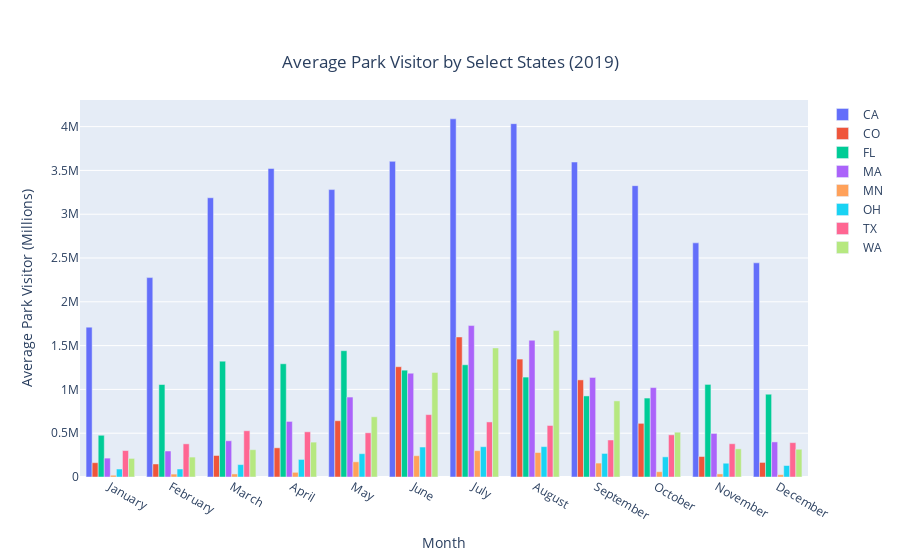

Source (notebook cell):
### Code cell
# Make a Bar Chart of Monthly Visitors to parks in each state
df = monthly_visitors

fig = go.Figure(data=[
    go.Bar(name='CA', x=df['Month'], y=get_visitors('CA')),
    go.Bar(name='CO', x=df['Month'], y=get_visitors('CO')),
    go.Bar(name='FL', x=df['Month'], y=get_visitors('FL')),
    go.Bar(name='MA', x=df['Month'], y=get_visitors('MA')),
    go.Bar(name='MN', x=df['Month'], y=get_visitors('MN')),
    go.Bar(name='OH', x=df['Month'], y=get_visitors('OH')),
    go.Bar(name='TX', x=df['Month'], y=get_visitors('TX')),
    go.Bar(name='WA', x=df['Month'], y=get_visitors('WA'))
])
x_title = "Month"
y_title = "Average Park Visitor (Millions)"
fig.update_xaxes(title_text=x_title)
fig.update_yaxes(title_text=y_title)

fig.update_layout(
    title={
        'text': "Average Park Visitor by Select States (2019)",
        'y':0.9,
        'x':0.5,
        'xanchor': 'center',
        'yanchor': 'top'})
# Change the bar mode           
fig.update_layout(barmode='group')
fig.show()

### Figure 1 — Plotly figure (JSON) as saved in the notebook; plotly's stock layout.template omitted (floating-point values rounded to 4 significant figures)
{"data": [{"name": "CA", "type": "bar", "x": ["January", "February", "March", "April", "May", "June", "July", "August", "September", "October", "November", "December", "January", "February", "March", "April", "May", "June", "July", "August", "September", "October", "November", "December", "January", "February", "March", "April", "May", "June", "July", "August", "September", "October", "November", "December", "January", "February", "March", "April", "May", "June", "July", "August", "September", "October", "November", "December", "January", "February", "March", "April", "May", "June", "July", "August", "September", "October", "November", "December", "January", "February", "March", "April", "May", "June", "July", "August", "September", "October", "November", "December", "January", "February", "March", "April", "May", "June", "July", "August", "September", "October", "November", "December", "January", "February", "March", "April", "May", "June", "July", "August", "September", "October", "November", "December", "January", "February", "March", "April", "May", "June", "July", "August", "September", "October", "November", "December"], "y": [1710816, 2276380, 3187756, 3521471, 3281055, 3603317, 4088597, 4033697, 3595827, 3325823, 2672808, 2444962]}, {"name": "CO", "type": "bar", "x": ["January", "February", "March", "April", "May", "June", "July", "August", "September", "October", "November", "December", "January", "February", "March", "April", "May", "June", "July", "August", "September", "October", "November", "December", "January", "February", "March", "April", "May", "June", "July", "August", "September", "October", "November", "December", "January", "February", "March", "April", "May", "June", "July", "August", "September", "October", "November", "December", "January", "February", "March", "April", "May", "June", "July", "August", "September", "October", "November", "December", "January", "February", "March", "April", "May", "June", "July", "August", "September", "October", "November", "December", "January", "February", "March", "April", "May", "June", "July", "August", "September", "October", "November", "December", "January", "February", "March", "April", "May", "June", "July", "August", "September", "October", "November", "December", "January", "February", "March", "April", "May", "June", "July", "August", "September", "October", "November", "December"], "y": [163487, 148750, 245504, 333387, 642439, 1259107, 1598447, 1346061, 1108636, 612521, 234044, 166382]}, {"name": "FL", "type": "bar", "x": ["January", "February", "March", "April", "May", "June", "July", "August", "September", "October", "November", "December", "January", "February", "March", "April", "May", "June", "July", "August", "September", "October", "November", "December", "January", "February", "March", "April", "May", "June", "July", "August", "September", "October", "November", "December", "January", "February", "March", "April", "May", "June", "July", "August", "September", "October", "November", "December", "January", "February", "March", "April", "May", "June", "July", "August", "September", "October", "November", "December", "January", "February", "March", "April", "May", "June", "July", "August", "September", "October", "November", "December", "January", "February", "March", "April", "May", "June", "July", "August", "September", "October", "November", "December", "January", "February", "March", "April", "May", "June", "July", "August", "September", "October", "November", "December", "January", "February", "March", "April", "May", "June", "July", "August", "September", "October", "November", "December"], "y": [476287, 1055634, 1321809, 1292516, 1441780, 1219566, 1281164, 1140556, 925607, 901141, 1056952, 944971]}, {"name": "MA", "type": "bar", "x": ["January", "February", "March", "April", "May", "June", "July", "August", "September", "October", "November", "December", "January", "February", "March", "April", "May", "June", "July", "August", "September", "October", "November", "December", "January", "February", "March", "April", "May", "June", "July", "August", "September", "October", "November", "December", "January", "February", "March", "April", "May", "June", "July", "August", "September", "October", "November", "December", "January", "February", "March", "April", "May", "June", "July", "August", "September", "October", "November", "December", "January", "February", "March", "April", "May", "June", "July", "August", "September", "October", "November", "December", "January", "February", "March", "April", "May", "June", "July", "August", "September", "October", "November", "December", "January", "February", "March", "April", "May", "June", "July", "August", "September", "October", "November", "December", "January", "February", "March", "April", "May", "June", "July", "August", "September", "October", "November", "December"], "y": [215660, 296766, 413632, 634444, 912553, 1184604, 1728863, 1561432, 1136491, 1021119, 497109, 400547]}, {"name": "MN", "type": "bar", "x": ["January", "February", "March", "April", "May", "June", "July", "August", "September", "October", "November", "December", "January", "February", "March", "April", "May", "June", "July", "August", "September", "October", "November", "December", "January", "February", "March", "April", "May", "June", "July", "August", "September", "October", "November", "December", "January", "February", "March", "April", "May", "June", "July", "August", "September", "October", "November", "December", "January", "February", "March", "April", "May", "June", "July", "August", "September", "October", "November", "December", "January", "February", "March", "April", "May", "June", "July", "August", "September", "October", "November", "December", "January", "February", "March", "April", "May", "June", "July", "August", "September", "October", "November", "December", "January", "February", "March", "April", "May", "June", "July", "August", "September", "October", "November", "December", "January", "February", "March", "April", "May", "June", "July", "August", "September", "October", "November", "December"], "y": [19862, 33170, 34932, 53370, 173309, 242905, 300766, 279471, 159030, 60356, 35314, 25922]}, {"name": "OH", "type": "bar", "x": ["January", "February", "March", "April", "May", "June", "July", "August", "September", "October", "November", "December", "January", "February", "March", "April", "May", "June", "July", "August", "September", "October", "November", "December", "January", "February", "March", "April", "May", "June", "July", "August", "September", "October", "November", "December", "January", "February", "March", "April", "May", "June", "July", "August", "September", "October", "November", "December", "January", "February", "March", "April", "May", "June", "July", "August", "September", "October", "November", "December", "January", "February", "March", "April", "May", "June", "July", "August", "September", "October", "November", "December", "January", "February", "March", "April", "May", "June", "July", "August", "September", "October", "November", "December", "January", "February", "March", "April", "May", "June", "July", "August", "September", "October", "November", "December", "January", "February", "March", "April", "May", "June", "July", "August", "September", "October", "November", "December"], "y": [90987, 91315, 141636, 200549, 266195, 342184, 345853, 346904, 268885, 230052, 157350, 131179]}, {"name": "TX", "type": "bar", "x": ["January", "February", "March", "April", "May", "June", "July", "August", "September", "October", "November", "December", "January", "February", "March", "April", "May", "June", "July", "August", "September", "October", "November", "December", "January", "February", "March", "April", "May", "June", "July", "August", "September", "October", "November", "December", "January", "February", "March", "April", "May", "June", "July", "August", "September", "October", "November", "December", "January", "February", "March", "April", "May", "June", "July", "August", "September", "October", "November", "December", "January", "February", "March", "April", "May", "June", "July", "August", "September", "October", "November", "December", "January", "February", "March", "April", "May", "June", "July", "August", "September", "October", "November", "December", "January", "February", "March", "April", "May", "June", "July", "August", "September", "October", "November", "December", "January", "February", "March", "April", "May", "June", "July", "August", "September", "October", "November", "December"], "y": [301796, 378606, 528122, 516019, 504711, 712288, 628728, 588278, 422556, 481330, 379912, 392335]}, {"name": "WA", "type": "bar", "x": ["January", "February", "March", "April", "May", "June", "July", "August", "September", "October", "November", "December", "January", "February", "March", "April", "May", "June", "July", "August", "September", "October", "November", "December", "January", "February", "March", "April", "May", "June", "July", "August", "September", "October", "November", "December", "January", "February", "March", "April", "May", "June", "July", "August", "September", "October", "November", "December", "January", "February", "March", "April", "May", "June", "July", "August", "September", "October", "November", "December", "January", "February", "March", "April", "May", "June", "July", "August", "September", "October", "November", "December", "January", "February", "March", "April", "May", "June", "July", "August", "September", "October", "November", "December", "January", "February", "March", "April", "May", "June", "July", "August", "September", "October", "November", "December", "January", "February", "March", "April", "May", "June", "July", "August", "September", "October", "November", "December"], "y": [212200, 227574, 311812, 398143, 687318, 1193374, 1473724, 1671159, 868818, 511501, 321546, 316863]}], "layout": {"barmode": "group", "title": {"text": "Average Park Visitor by Select States (2019)", "x": 0.5, "xanchor": "center", "y": 0.9, "yanchor": "top"}, "xaxis": {"title": {"text": "Month"}}, "yaxis": {"title": {"text": "Average Park Visitor (Millions)"}}}}
